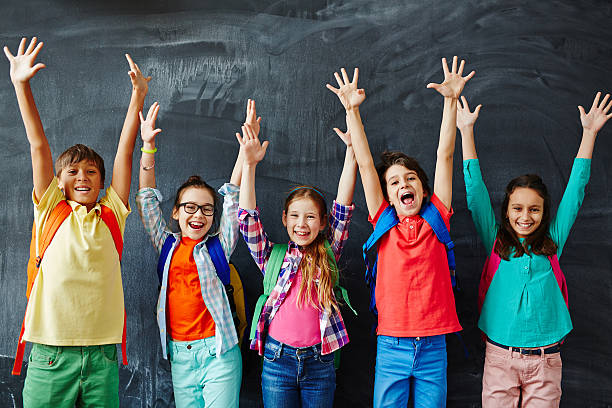
#> input picture School.jpg, 612 x 408 px
$ jupyter execute 'Face Detection by Pragya.ipynb'   (shell and % lines are left out)
#> lines starting #> are read from the running program, lines starting #| are printed output that depends on the picture
# Import necessary Libraries

[cell 1]
import cv2
import numpy as np
from matplotlib import pyplot as plt

# Read the image file

[cell 2]
img = cv2.imread('School.jpg')
#> img is the input picture: shape (408, 612, 3); mean B, G, R 90.9, 91.1, 91.9

# Since cv2 interprets BGR format, make sure to convert it to RGB format

[cell 3]
plt.imshow(img) #BGR color format displayed

[cell 4]
rgb_img = cv2.cvtColor(img,cv2.COLOR_BGR2RGB)

[cell 5]
plt.imshow(rgb_img)

# Get haar_cascade_frontal_face classifier(XML file)

[cell 6]
img_h_cascade= cv2.CascadeClassifier("haarcascade_frontalface_default.xml")

# Use detectMultiScale() function under the classifier to detect face with rectangles around

[cell 7]
rect_detect = img_h_cascade.detectMultiScale(image = rgb_img,scaleFactor = 1.05,minNeighbors = 8)
#> rect_detect = [[279, 197, 47, 47], [501, 189, 49, 49], [169, 187, 55, 55], [377, 159, 53, 53], [58, 153, 47, 47]]

[cell 8]
for (x_c,y_c,width,height) in rect_detect:
    cv2.rectangle(rgb_img , (x_c,y_c),(x_c+width , y_c+height),(255,255,0),4)
#> this loop made 5 passes
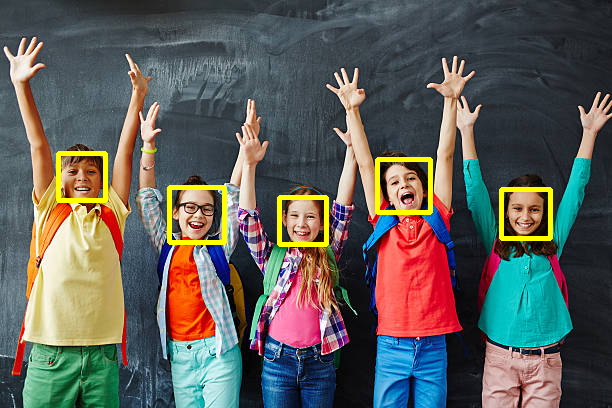
#> rgb_img: shape (408, 612, 3); mean R, G, B 95.2, 94.7, 89.6
